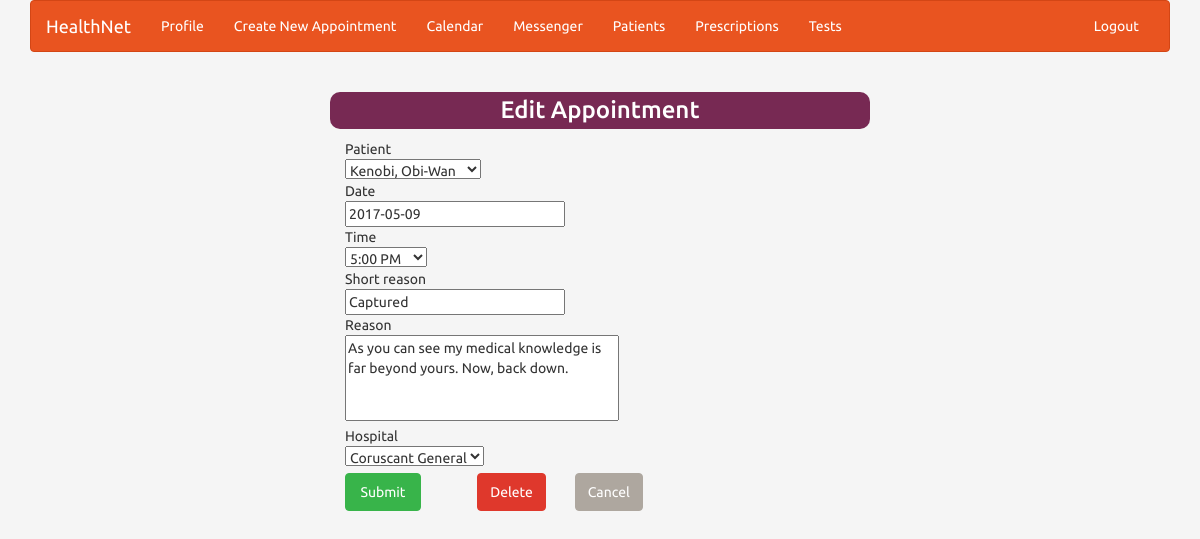
Page /edit_app/4 (signed in) on the committed database.
### appointments/models.py (models this page shows, shortened)
class Appointment(models.Model):
    patient = models.ForeignKey("account.Patient", null=True, blank=True)
    doctor = models.ForeignKey("account.Doctor", null=True, blank=True)
    hospital = models.ForeignKey("administration.Hospital",null=True,blank=True)
    date = models.DateField(default=datetime.date.today)
    TIME_CHOICES = (
        ('01','1:00 AM'), ('02','2:00 AM'), ('03','3:00 AM'), ('04','4:00 AM'), ('05','5:00 AM'), ('06','6:00 AM'),
        ('07', '7:00 AM'), ('08', '8:00 AM'), ('09','9:00 AM'), ('10','10:00 AM'), ('11','11:00 AM'),
        ('12', '12:00 PM'), ('13', '1:00 PM'), ('14', '2:00 PM'), ('15','3:00 PM'), ('16','4:00 PM'), ('17','5:00 PM'),
        ('18', '6:00 PM'), ('19', '7:00 PM'), ('20', '8:00 PM'),('21','9:00 PM'), ('22','10:00 PM'), ('23','11:00 PM'),
        ('00', '12:00 AM')
    )
    time = models.CharField(max_length=2, choices=TIME_CHOICES)
    short_reason = models.CharField(max_length=15)
    reason = models.TextField(max_length=500)

### appointments/views.py (the view, shortened to what this page needs)
# urls.py: url(r'^edit_app/(?P<appointment_id>[0-9]+)$', appointments.views.edit_appointment, name='edit_app'),
def edit_appointment(request, appointment_id):
    if request.user.is_authenticated():
        title = "Edit Appointment"
        user_id = request.user.id
        isPatient = (Patient.objects.filter(profile__user_id=user_id).count() == 1)
        isDoctor = (Doctor.objects.filter(profile__user_id=user_id).count() == 1)
        isNurse = (Nurse.objects.filter(profile__user_id=user_id).count() == 1)
        app_instance = Appointment.objects.get(id=appointment_id)
        if isPatient:
            pat = Patient.objects.filter(profile__user_id=request.user.id)[0]
            isValid = (Appointment.objects.filter(id=appointment_id, patient=pat))
            if not isValid:
                return redirect('/profile')
            initdata = {'doctor': app_instance.doctor, "date": app_instance.date, 'time': app_instance.time,
                        'reason': app_instance.reason, 'short_reason': app_instance.short_reason}
            form = AppointmentForm(request.POST, instance=app_instance, initial=initdata)
            if request.POST:
                """
                modifications to appointments is completed in a bit of a messy way. The issue is that appointments
                should not be able to be edited to be during the same time of another if the doctor is the same.
                This test is done by getting a list of all appointments and checking if any match the current form
                submission. The problem with this is when an appointment is under edit, it already exists, and the
                checker flags the operation as illegal.

                The way around this was to save all the instance's current fields, and delete it. If the form fails,
                a new instance is created with the old forms and the user can try again. If the form is successful
                a new instance is created with the new values and the user is redirected.
                """
                pk = Appointment.objects.filter(id=appointment_id)[0].id
                date = Appointment.objects.filter(id=appointment_id)[0].date
                time = Appointment.objects.filter(id=appointment_id)[0].time
                doc = Appointment.objects.filter(id=appointment_id)[0].doctor
                reason = Appointment.objects.filter(id=appointment_id)[0].reason
                s_reason = Appointment.objects.filter(id=appointment_id)[0].short_reason
                Appointment.objects.filter(id=appointment_id)[0].delete()
                if form.is_valid():
                    log = Log(username=pat.profile.user.username, action=" edited an appointment ")
                    log.save()
                    form.save()
                    msg = "Appointment with %s on %s successfully modified" % (doc, date)
                    return account.views.index(request,msg)
                else:
                    app = Appointment(id=pk, patient=pat, date=date, time=time, doctor=doc, reason=reason, short_reason=s_reason)
                    app.save()
            else:
                form = AppointmentForm(instance=app_instance, initial=initdata)
            return render(request, 'appointments/edit_appointment.html', {'form': form, 'usertype': 'patient'})
        elif isDoctor:
            doc = Doctor.objects.filter(profile__user_id=request.user.id)[0]
            isValid = (Appointment.objects.filter(id=appointment_id, doctor=doc))
            if not isValid:
                return redirect('/profile')
            initdata = {'patient': app_instance.patient, "date": app_instance.date, 'time': app_instance.time,
                        'reason': app_instance.reason, 'short_reason': app_instance.short_reason}
            form = AppointmentFormDoctor(request.POST, instance=app_instance, initial=initdata)
            if request.POST:
                date = Appointment.objects.filter(id=appointment_id)[0].date
                time = Appointment.objects.filter(id=appointment_id)[0].time
                pat = Appointment.objects.filter(id=appointment_id)[0].patient
                reason = Appointment.objects.filter(id=appointment_id)[0].reason
                s_reason = Appointment.objects.filter(id=appointment_id)[0].short_reason
                pk = Appointment.objects.filter(id=appointment_id)[0].id
                Appointment.objects.filter(id=appointment_id)[0].delete()
                if form.is_valid():
                    log = Log(username=doc.profile.user.username, action=" edited an appointment ")
                    log.save()
                    form.save()
                    return redirect('/')
                else:
                    app = Appointment(id=pk, patient=pat, date=date, time=time, doctor=doc, reason=reason,
                                      short_reason=s_reason)
                    app.save()
            else:
                form = AppointmentFormDoctor(instance=app_instance, initial=initdata)
            return render(request, 'appointments/edit_appointment.html', {'form': form, 'usertype': 'Doctor'})
    else:
        return redirect('/login')

### appointments/forms.py (shortened to what this page needs)
class AppointmentFormDoctor(ModelForm):
    class Meta:
        model = Appointment
        fields = ["patient", "date", "time", "short_reason", "reason","hospital"]
    reason = forms.CharField(widget=forms.Textarea(attrs={'width':"100%", 'cols' : "30", 'rows': "4","height":"20%" ,"style":"resize:none;"}))

### account/models.py (called while the page is built)
    def __str__(self):
        return self.profile.user.last_name + ", " + self.profile.user.first_name

### administration/models.py (called while the page is built)
    def __str__(self):
        return self.name

### appointments/templates/appointments/edit_appointment.html (shortened to what this page needs)
{% extends "account/index.html" %}
{% block content %}
<!DOCTYPE html>
<html lang="en">
<head>
    {% load staticfiles %}
    <link rel="stylesheet" type="text/css" href="{% static " css/bootstrap.css" %}"/>
</head>
<body style="background-color: whitesmoke">
<div class="col-md-6 col-md-offset-3">
    <h3 class="text-center" style="color: white; background-color: #772953; border-radius: 10px;
            padding-top: 1%; padding-bottom: 1%">Edit Appointment</h3>
    <div class="container-fluid">
        <form method="POST" action='' enctype="multipart/form-data">
            <table>
                {% for field in form %}
                <div> {{ field.label }}</div>
                <div>{{ field }}</div>
                {% endfor %}
            </table>
            <div class="btn-toolbar" style="float: left; padding-top: 1%;">
                <input type="submit" class="btn btn-success btn-toolbar float-left btn-block" value="Submit"/>
            </div>
        </form>
        {% if not usertype == "Nurse" %}
        <a href="/edit_app/delete/{{ form.instance.id }}">
            <button class="btn btn-danger btn-toolbar"
                    style="margin-left: 12%; margin-top: 1%;">Delete
            </button>
        </a>
        {% endif %}
        <a href="/">
            <button class="btn btn-default btn-toolbar float-right" style="margin-top: 1%;margin-left: 5%;">Cancel
            </button>
        </a>
    </div>
</div>
</body>
</html>
{% endblock content %}

### rows in the picture
Appointment: form "Kenobi, Obi-Wan" "2017-05-09" "5:00 PM" "Captured" "As you can see my medical knowledge is far beyond yours. Now, back down." "Coruscant General"

### other values in the picture
{{ field.label }} "Patient" "Date" "Time" "Short reason" "Reason" "Hospital"
